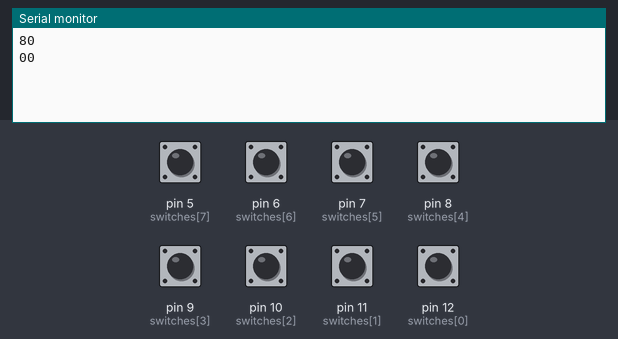
This sketch was run on a simulated Arduino Uno, built with avr-gcc and run on an emulated ATmega328P. On the bench: the last lines printed to the serial monitor. The test bench sets the inputs (shaded band); at power-on: pin 5 (switches[7]), pin 6 (switches[6]), pin 7 (switches[5]), pin 8 (switches[4]), pin 9 (switches[3]), pin 10 (switches[2]), pin 11 (switches[1]), pin 12 (switches[0]) LOW.

Above: at 1.2 s.
1.3 s: pin 6 (switches[6]) pulled HIGH for 0.25 s
At 2.3 s:
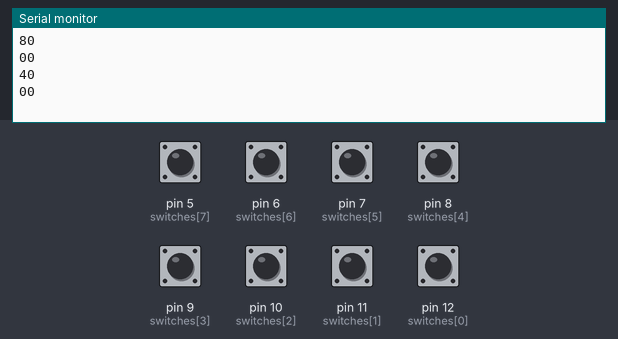
3.0 s: pin 7 (switches[5]) pulled HIGH for 0.25 s
At 4.4 s:
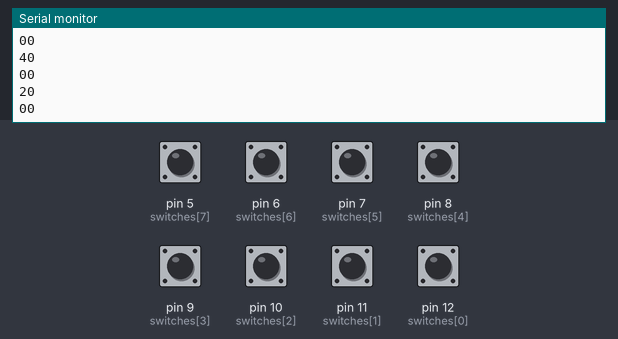
4.7 s: pin 8 (switches[4]) pulled HIGH for 0.25 s
At 6.1 s:
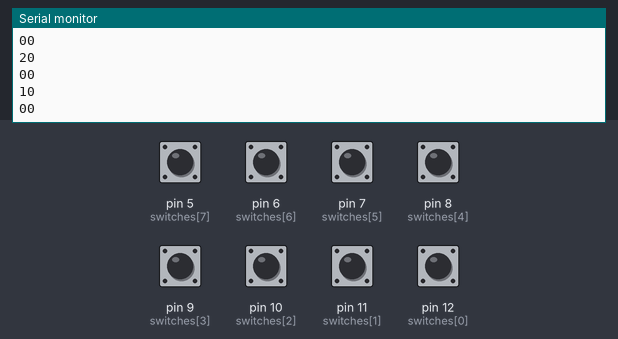
6.4 s: pin 9 (switches[3]) pulled HIGH for 0.25 s
At 7.7 s:
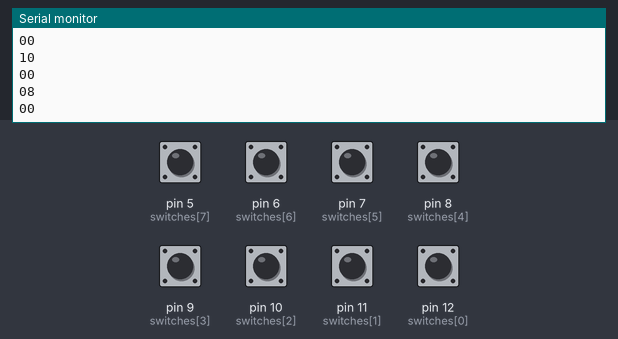
8.1 s: pin 10 (switches[2]) pulled HIGH for 0.25 s
At 9.5 s:
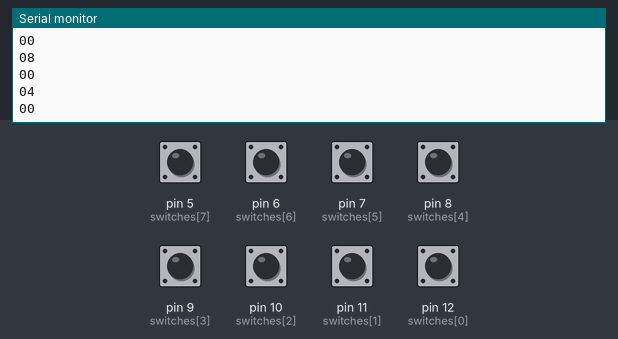
9.8 s: pin 11 (switches[1]) pulled HIGH for 0.25 s
At 11.1 s:
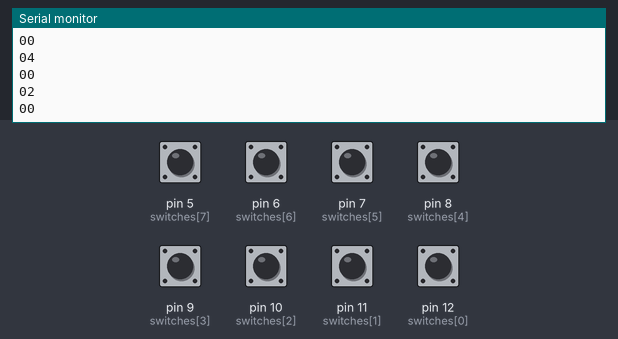
Timing chart, 0 to 12.5 s (numbered marks = the images above; inputs shaded):
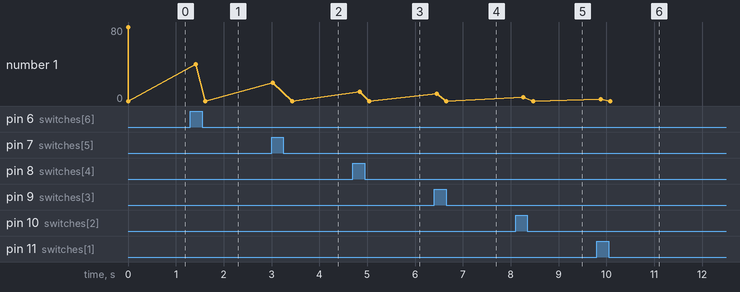

Measured:
- after the input at 1.3 s, the serial monitor: prints a new line after 0.11 s (image 1)
- after the input at 3.0 s, the serial monitor: prints a new line at once (image 2)
- after the input at 4.7 s, the serial monitor: prints a new line after 0.14 s (image 3)
- after the input at 6.4 s, the serial monitor: prints a new line after 0.05 s (image 4)
- after the input at 8.1 s, the serial monitor: prints a new line after 0.17 s (image 5)
- after the input at 9.8 s, the serial monitor: prints a new line after 0.08 s (image 6)

The sketch:

read_switches_write_as_hex_to_serial.ino
```cpp
//Will expand number of bits once I start soldering more ATMEGA328
byte switches [] = { 12, 11, 10, 9, 8, 7 , 6, 5}; //LSB => MSB
byte switchValues = 0b10000000;
byte lastWrittenToSerial = 0b00000000;

void readSwitches() {
  //Call this only if WR_EN is enabled
  byte temp = 0b00000000;
  for (unsigned i = 0; i < 8; i++) {
    bool isHigh = digitalRead(switches[i]) == HIGH;
    if (isHigh) {
      switch (i) {
        case 0:
          temp = temp | 0b00000001;
          break;
        case 1:
          temp = temp | 0b00000010;
          break;
        case 2:
          temp = temp | 0b00000100;
          break;
        case 3:
          temp = temp | 0b00001000;
          break;
        case 4:
          temp = temp | 0b00010000;
          break;
        case 5:
          temp = temp | 0b00100000;
          break;
        case 6:
          temp = temp | 0b01000000;
          break;
        case 7:
          temp = temp | 0b10000000;
          break;
      }
      delay(10);
    }
    /*
        //TEMP TROUBLESHOOTING:

        delay(1000);
        Serial.print("Switch: ");
        Serial.print(i);
        Serial.print(", was: ");
        Serial.println(isHigh);


    */
  }
  switchValues = temp;
}

void writeToSerial() {
  String temp = "";
  //Write from switches:
  if (lastWrittenToSerial == switchValues) return;
  temp = String(switchValues, HEX);
  if (temp.length() == 1)
    temp = '0' + temp;
  temp.toUpperCase();
  lastWrittenToSerial = switchValues;
  temp += "\n";
  Serial.print(temp);
}

void setup() {
  Serial.begin(9600);
  for (int i = 0; i < 8; i++)  {
    pinMode (switches [i], INPUT);
  }
  writeToSerial();
}

void loop() {
  readSwitches();
  writeToSerial();
  delay(200);
}
```
